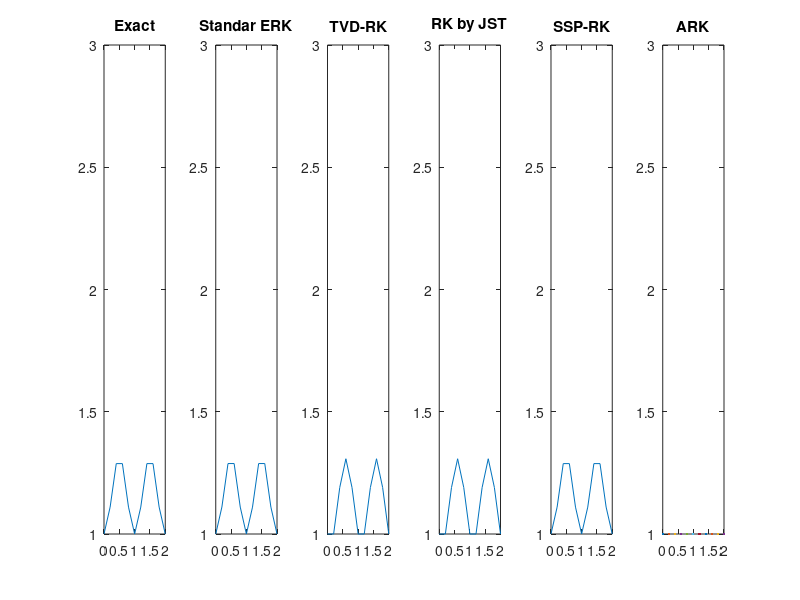

The MATLAB source for this figure:
%% Runge Kutta Schemes
%**************************************************************************
% Solve and compare using simple IVP's:
%
%  {1} du/dt = -2u + t + 4, with IC: u(0) = 1
%  {2} du/dt = sin(pi*t),   with IC: u(0) = 1
%  {3} du/dt = EXP(t),      with IC: u(0) = 1
%
% Based on:
%
% Gottlieb and Shu (1998) 
% Mathematics of Computation
% Vol. 67, No. 221. PP. 73-85
%
% Parviz Moin 
% Numerical Method for Engineering and Science
% McGraw-Hill 2nd Ed. (2008)
%
% Jan S. Hesthaven & Tim Warburton
% Nodal Discontinuous Galerkin Methods
% Springer 1st Ed. (2008)
%
% Alex Kanevsky, et al.
% Application of implicit-explicit High order
% Runge-Kutta methods to discontinuous-garlekin methods.
% JCP 225 (2007) 1753-1781
%
% Coded by: Manuel Diaz 2012.12.07
%
%**************************************************************************
%% Clear Workspace
clear all; close all; clc;

%% Define t, dt and tEnd
t0 = 0; tEnd = 2.0; dt = 0.2;
tsteps = t0:dt:tEnd;
t_iter = t0:dt:tEnd-dt;

%% Define number of stages to use
No_stages = 4; % only stages 1,2 and 3 are available.

%% Choose IVP to study
IVPn = 2;

% Define residual
% Tor this IVP problem the residual is defined as: 
switch IVPn
    case{1}
        residual = @(v,x) -2*v + x + 4;
    case{2}
        residual = @(v,x) sin(2*pi*x);
    case{3}
        residual = @(v,x) exp(x);
end

% Compute exact solution
switch IVPn
    case{1}
        u_exact = 1/4*(2*tsteps - 3*exp(-2*tsteps) + 7);
    case{2}
        u_exact = (2*pi+1-cos(2*pi*tsteps))/(2*pi);
    case{3}
        u_exact = exp(tsteps);
end

% Plot exact solution
figure
range = [t0,tEnd,1,3]; % plot range 
subplot(1,6,1); plot(tsteps,u_exact); title('Exact'); axis(range);

%% Load IC
u = 1;

%% Run Standar explicit RK (ERK)
i = 1;
u_ERK(i) = u; % first known value in time
fprintf('ERK\t\t\t');
tic;
for t = t_iter
    switch No_stages
        case{1} % 1st Order Euler time Stepping
            u_next = u + dt*residual(u,t);
            
        case{2} % RK 2nd Order
            u_1 = u + dt/2*residual(u,t);
            u_next = u + dt*residual(u_1,t+1/2*dt);
            
        case{3} % RK 3th Order
            k1 = dt*residual(u,t);
            k2 = dt*residual(u+1/2*k1,t+1/2*dt);
            k3 = dt*residual(u-k1+2*k2,t+dt);
            u_next = u + 1/6*(k1 + 4*k2 + k3);
                        
        case{4} % RK 4th Order
            k1 = dt*residual(u,t);
            k2 = dt*residual(u+1/2*k1,t+1/2*dt);
            k3 = dt*residual(u+1/2*k2,t+1/2*dt);
            k4 = dt*residual(u+k3,t+dt);
            u_next = u + 1/6*(k1 + 2*k2 + 2*k3 + k4);
            
        otherwise
            error('Not a case available')
    end
    i=i+1;
    u_ERK(i) = u_next; % Capture info per iteration
    u = u_next;     % update info
end
toc;

%% Plot ERK solution
subplot(1,6,2); plot(tsteps,u_ERK); title('Standar ERK'); axis(range);

%% Interlude
clear u; u = 1;

%% Run TVD-RK integration
i = 1;
u_TVD(i) = u; % First known value in time
fprintf('TVD-RK\t\t');
tic;
for t = t_iter
    switch No_stages
        case{1} % 1st Order Euler time Stepping
            u_next = u + dt*residual(u,t);
            
        case{2} % TVD-RK 2nd Order
            u_1 = u + dt*residual(u,t);
            u_next = 1/2*u + 1/2*u_1 + 1/2*dt*residual(u_1,t);
            
        case{3} % TVD-RK 3rd Order
            u_1 = u + dt*residual(u,t);
            u_2 = 3/4*u + 1/4*u_1 + 1/4*dt*residual(u_1,t);
            u_next = 1/3*u + 2/3*u_2 + 2/3*dt*residual(u_2,t);
            
        case{4} % TVD-RK 3rd Order
            u_1 = u + dt*residual(u,t);
            u_2 = 3/4*u + 1/4*u_1 + 1/4*dt*residual(u_1,t);
            u_next = 1/3*u + 2/3*u_2 + 2/3*dt*residual(u_2,t);
            
        otherwise
            error('Not a case available')
    end
    i=i+1;
    u_TVD(i) = u_next; % Capture info per iteration
    u = u_next;     % update info
end
toc;

%% Plot TVD-RK solution
subplot(1,6,3); plot(tsteps,u_TVD); title('TVD-RK'); axis(range);

%% Interlude
clear u; u = 1;

%% Run JST-RK 
% general time integrator by Jameson, Schmidt and Turkel:
i = 1;
u_JST(i) = u; %first known value in time
fprintf('JST-RK\t\t');
tic;
for t = t_iter
    %***************************************
    % Stage 0
    sgima = u;
    % Stages 1 to n
    for stage = No_stages:-1:1
       sgima = u + (dt/stage)*residual(sgima,t);
    end
    u_next = sgima;
    %***************************************
    i=i+1;
    u_JST(i) = u_next; % Capture info per iteration
    u = u_next;     % update info
end
toc;

%% Plot JST-RK solution
subplot(1,6,4); plot(tsteps,u_JST); title('RK by JST'); axis(range);

%% Interlude
clear u; u = 1;

%% Run SSP-RK (Strong Stability-Preserving Runge-Kutta Methods) 

i = 1;
u_SSPRK(i) = u; %first known value in time
fprintf('SSP-RK\t\t');
tic;
for t = t_iter
    switch No_stages
        case{1} % 1st Order Euler time Stepping
            u_next = u + dt*residual(u,t);
            
        case{2} % SSP-RK 2nd Order
            u_1 = u + dt*residual(u,t);
            u_next = 1/2*(u + u_1 + dt*residual(u_1,t+dt));
            
        case{3} % SSP-RK 3rd Order
            u_1 = u + dt*residual(u,t);
            u_2 = 1/4*(3*u + u_1 + dt*residual(u_1,t+dt));
            u_next = 1/3*(u + 2*u_2 + 2*dt*residual(u_2,t+0.5*dt));
            
        case{4} % 5-stages,4th-order SSP-RK
            % It is not possible to construc a fourth-order, four-stage
            % SSP-RK schemes shere all coefficients are positive.
            % However, one can derive a fourth-order scheme by allowing a
            % fifth stage. The optimal scheme is given as.
            % Low storage Runge-Kutta coefficients
            rk4a = [            0.0 ...
                    -567301805773.0/1357537059087.0 ...
                    -2404267990393.0/2016746695238.0 ...
                    -3550918686646.0/2091501179385.0  ...
                    -1275806237668.0/842570457699.0];
            rk4b = [ 1432997174477.0/9575080441755.0 ...
                     5161836677717.0/13612068292357.0 ...
                     1720146321549.0/2090206949498.0  ...
                     3134564353537.0/4481467310338.0  ...
                     2277821191437.0/14882151754819.0];
            rk4c = [             0.0  ...
                     1432997174477.0/9575080441755.0 ...
                     2526269341429.0/6820363962896.0 ...
                     2006345519317.0/3224310063776.0 ...
                     2802321613138.0/2924317926251.0];
            resu = 0;
            for s = 1:5
                timelocal = t + rk4c(s)*dt;
                [rhsu] = residual(u,timelocal);
                resu = rk4a(s)*resu + dt*rhsu;
                u = u + rk4b(s)*resu;
            end
            u_next = u;
            
        otherwise
            error('Not a case available')
    end
    i=i+1;
    u_SSPRK(i) = u_next; % Capture info per iteration
    u = u_next;     % update info
end
toc;

%% Plot SSP-RK solution
subplot(1,6,5); plot(tsteps,u_SSPRK); title('SSP-RK'); axis(range);

%% Interlude
clear u; u = 1;

%% Run ARK (additive Runge-Kutta)
% general time integrator by Jameson, Schmidt and Turkel:
i = 1;
u_ARK(i) = u; %first known value in time
fprintf('ARK\t\t\t');
tic;

toc;
%% Plot TVD-RK solution
subplot(1,6,6); plot(tsteps,u_ARK); title('ARK'); axis(range);

%% Print Comparisons
error_ERK  = abs(u_exact - u_ERK); fprintf('Standar ERK error\n'); fprintf('%e\t',error_ERK); fprintf('\n\n');
error_TVD = abs(u_exact - u_TVD); fprintf('RK-TVD error\n'); fprintf('%e\t',error_TVD); fprintf('\n\n');
error_JST = abs(u_exact - u_JST); fprintf('JST-TVD error\n'); fprintf('%e\t',error_JST); fprintf('\n\n');
error_SSPRK = abs(u_exact - u_SSPRK); fprintf('JST-SSPRK error\n'); fprintf('%e\t',error_SSPRK); fprintf('\n\n');
%error_ARK = abs(u_exact - u_ARK); fprintf('JST-ARK error\n'); fprintf('%e\t',error_ARK); fprintf('\n\n');

